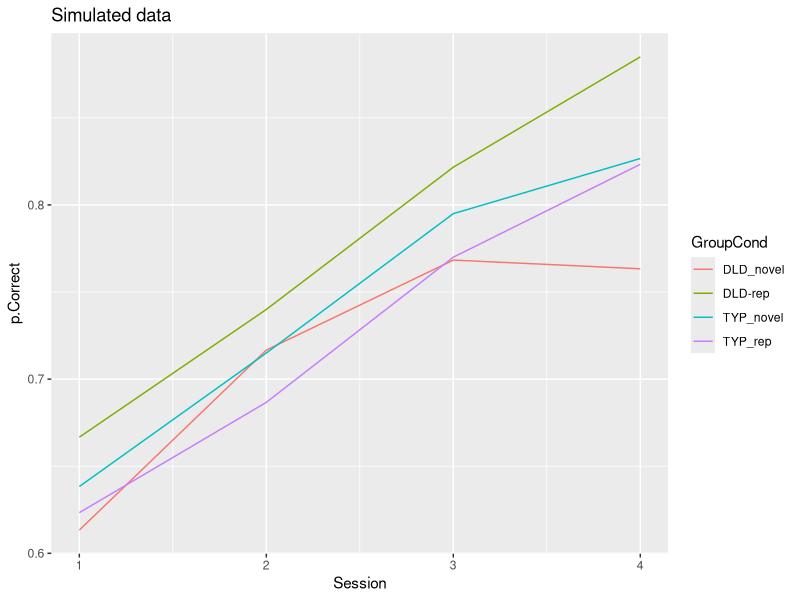

Generate this figure with R: (Note: this script raises an error after producing the figure.)
#=============================================================================================#
# R script for Treasure Hunt game (Adam and Dorothy) - 
#
# 09/10/2020
# based on Paul Thompson - 07/10-2020
#=============================================================================================#
# This is an implementation of a longitudinal model using generalized linear mixed effect model 
# (Binomial family - proportion as dependent var, but simulated as binary response to individual items
# then converted to proportion correct by session).
# 
# The  model has three random effects: [Paul please check I have this right!!]
# R1) random intercepts of individuals - this assumes that all subjects start at slightly different levels, but the variance will be very small as we would expect little difference at the start.
# R2) random slopes of individuals - learning rate varies between individuals
# R3) random intercepts for items

# We first considered power to detect different learning rates by Group (DLD or Typical) and 
# Condition (Repeated or Novel); in effect this is a 3 way interaction: Group x Condition x Session.
# Power for this was very low for the kinds of sample size/item set that was plausible.

# This led us to adopt instead a staged approach. 
# We run a series of pre-planned two-way analyses, correcting the alpha level to account for the number of tests

# Analysis A. Collapse across Condition, to test for effect of Group, Session and Group x Session.
# We expect a strong effect of Session. This would confirm that learning does occur in the study.
# Because Groups are initially selected for similar levels of comprehension, we expect,
# like Hsu and Bishop, that the Group term will be nonsignificant. 
# We do not have strong predictions about Group x Session.

# Analysis B. Our principal question is whether learning rate is affected by Condition in the DLD group.
# This is tested in an analysis that excludes the TD group, and focuses just on Session x Condition.

# Analysis C. We do not predict an effect of condition on learning in the TD group. 
# This is tested in an analysis parallel to Analysis B, that excludes the DLD group.

# We thus have a total of 5 comparisons. To maintain overall alpha at .05, we use alpha of .01 
# for each comparison.





# 





# Use Dorothy's simulation of the data to make as close as possible. Then fit GLMM approach.

#==============================================================================#
# Load required R packages
library(lme4)
library(dplyr)
library(plyr)
library(ggplot2)
library(ggeffects)
#==============================================================================#


#==============================================================================#

data_sims <- function(nItem, nsub, ncond, nsess, ngroup,allcondp,randsubs,randitems)
{
  #Now Vectorised!
  # nItem = Items per session per condition
  # nsub = subjects per group
  # ncond  = 2 conditions (repeated and non)
  # nsess  = 4 sessions
  # ngroup = 2 groups
  # randsubs = term that sets range for random subjects effect
  # randitems = term that sets range for rand items effect
  
  
  #We increment the probability of correct for each item of each type.
  #Rate of increase can vary by item type and group
  
  groupcode <- c('D','T') #group-1 is DLD ; group1 is TD
  condcode <-c(0,1) #cond0 is novel ; cond1 is repeated
  simdat<-expand.grid(1:nsub,groupcode,1:nsess,1:nItem,condcode)
  colnames(simdat) <- c('Subject','Group','Session','Item','Condition')
  w<-which(simdat$Group=='T')
  simdat$Subject[w] <- simdat$Subject[w]+nsub #codes must be different for subs in 2 groups, so add offset
  
  simdat$allorder<-simdat$Item + (simdat$Session-1)*nItem #order rather than item ID determines avg learning
  w<-which(simdat$Condition==1)
  simdat$Item[w] <- simdat$Item[w]+nItem #codes must be different for items in 2 conditions, so add offset - this is item identity, for random effects. We *could* make this more constant for the Repeated items, but because they do vary in distractors etc, better to make distinct for each one
  simdat$GroupCond <- simdat$Condition+1 #we need to set numeric codes for each combination in interaction in order to use vectorised formula. For 2 x 2, codes are 1,2,3,4
  w<-which(simdat$Group=='T')
  simdat$GroupCond[w]<-simdat$GroupCond[w]+2 #add 2 for group2, so get values 3-4
  
  simdat$Correct <- 1 #default response is correct
  myrands <- runif(nrow(simdat)) #uniform random numbers 0-1 for each row
  subeff<-runif((nsub*2),-randsubs,randsubs) #one effect per subject - range specified by randsubs; e.g. if randsubs is .1, then each subject has offset ranging from -.1 to .1
  itemeff<-runif(nItem*2,-randitems,randitems) #one effect per item - range specified by randitems
  simdat$allcondrow<-simdat$allorder+(simdat$Session-1)*nItem #serial order of this stimulus across all sessions
  
  #We now use predetermined allcondp table to lookup cutoff probability for each row's GroupCond combination.  The allcondp table can be created to give nonlinear and range-restricted values
  for(j in 1:nrow(simdat)){ #can't work out how to vectorise this!
    simdat$criticalp[j]<-allcondp[simdat$allorder[j],simdat$GroupCond[j]]
  }
  simdat$criticalp <- simdat$criticalp+subeff[simdat$Subject]+itemeff[simdat$Item]
  #previous line adds noise to the criticalp from subject and item effects
  simdat$Correct[simdat$criticalp<myrands]<-0
  return(simdat)
}
#==============================================================================#


makeallcondp<-function(nItem,nsess){
  basep <- .6 #starting avg probability correct for all items/subjects
  #group 1 is DLD, group 2= TD
  #myN is novel, myR is repeated
  finNgroupD <- .79 #item final p correct for each item in N condition/group1
  finNgroupT <- .85 #item final p correct for each item in N condition/group2
  finRgroupD <- .91 #item final p correct for each item in R condition/group1
  finRgroupT <- .85 #item final p correct for each item in R condition/group2
  #We use these values to create probability correct matrix
  #Updated version, use an exponential function for learning.
  #This was derived by trial and error:see plots for how this looks in practice
  startseq<-seq(0,.7,length.out=nItem*nsess) #range selected to give plausible range
  de <-1.49-dexp(startseq) #this function goes from 60% correct at start to 99% by final item
  basex <-startseq[max(which(de<basep))] #this is value of startseq corresponding to basep
  baseDN <- startseq[max(which(de<finNgroupD))]
  baseTN <- startseq[max(which(de<finNgroupT))]
  baseDR <- startseq[max(which(de<finRgroupD))]
  baseTR <- startseq[max(which(de<finRgroupT))]
  DN_p <- 1.49-dexp(seq(basex,baseDN,length.out=nItem*nsess))
  TN_p <- 1.49-dexp(seq(basex,baseTN,length.out=nItem*nsess))
  DR_p <- 1.49-dexp(seq(basex,baseDR,length.out=nItem*nsess))
  TR_p <- 1.49-dexp(seq(basex,baseTR,length.out=nItem*nsess))
  #item by item probability correct by item type N or R, and by group (1 or 2)
  allcondp <- data.frame(cbind(DN_p,DR_p,TN_p,TR_p))
  return(allcondp)
}
#==============================================================================#
# Use simulated data and fit model to first simulated data set.
nItem <- 20
nsub <- 30 # 
ncond <- 2
nsess <- 4
ngroup <- 2
randsubs <- .1
randitems <-.01
nsim <- 100
allcondp <- makeallcondp(nItem,nsess)

expdat <- data_sims(nItem, nsub, ncond, nsess, ngroup,allcondp,randsubs,randitems)

#now plot means
expdat2 <- aggregate(expdat$Correct,by=list(expdat$Session,expdat$Subject,expdat$Group,expdat$Condition,expdat$GroupCond),FUN=mean)
colnames(expdat2)<-c('Session','Subject','Group','Condition','GroupCond','p.Correct')
expdat2$GroupCond<-as.factor(expdat2$GroupCond)
levels(expdat2$GroupCond)<-c('DLD_novel','DLD-rep','TYP_novel','TYP_rep')
mymeans<-aggregate(expdat2$p.Correct,by=list(expdat2$Session,expdat2$GroupCond),FUN=mean)
colnames(mymeans)<-c('Session','GroupCond','p.Correct')
mymeans %>%
  ggplot( aes(x=Session, y=p.Correct, group=GroupCond, color=GroupCond)) +
  ggtitle('Simulated data')+
  geom_line()


fit1 <- glmer(p.Correct ~ 1+Condition*Session*Group  + (0 + Session | Subject), family = binomial, data = expdat2,weights=rep(nItem,nrow(expdat2)))


#=========================================================================#
# Plot the simulated data and the predicted model fit to compare to Dorothy's proposed idea of what the data look like.
dat<-ggpredict(fit1,c("Session","Group","Condition"),type="re") #Extract predicted values for the proportions
colnames(dat)<-c("Session", "p.Correct","std.error", "conf.low", "conf.high",  "Group", "Condition")

ggplot(dat,aes(x=Session,y=p.Correct,colour=Group,linetype=Condition))+geom_line()+theme_bw()

#====================================================================================================================#
# Power calculation! 
# 
# This is a completely difference concept as the power is to detect a difference in whether the slopes change 
# according to group:Condition or just no random slope.
#====================================================================================================================# 


# https://www.ncbi.nlm.nih.gov/pmc/articles/PMC4579019/ #Supplementary info 1.

fitsim2 <- function(i,nItem,nsub) {
  
  expdat <- data_sims(nItem, nsub, ncond, nsess, ngroup,allcondp,randsubs,randitems)
  
  
  #now aggregate means
  expdat2 <- aggregate(expdat$Correct,by=list(expdat$Session,expdat$Subject,expdat$Group,expdat$Condition,expdat$GroupCond),FUN=mean)
  colnames(expdat2)<-c('Session','Subject','Group','Condition','GroupCond','p.Correct')
  expdat2$GroupCond<-as.factor(expdat2$GroupCond)
  levels(expdat2$GroupCond)<-c('DLD_novel','DLD-rep','TYP_novel','TYP_rep')
  
  fit1 <- glmer(p.Correct ~ 1+Condition*Session*Group + (0 + Session | Subject), family = binomial, data = expdat2,weights=rep(nItem,nrow(expdat2)),control=glmerControl(optimizer="bobyqa", optCtrl=list(maxfun=2e5)))
  
  sumfit<-summary(fit1)
  
  tt <- getME(fit1,"theta")
  ll <- getME(fit1,"lower")
  singular<-min(tt[ll==0])
  pval1<-sumfit$coefficients['Session',4]
  pval2<-sumfit$coefficients['GroupT',4]
  pval3<-sumfit$coefficients['Session:GroupT',4]
  return(c(pval1,pval2,pval3,singular))
}

#####################################################################

#function for one group only
fitsim3 <- function(i,Nitem,nsub) {
  #we proceed by simulating the full data for 2 groups but then split it
  expdat <- data_sims(nItem, nsub, ncond, nsess, ngroup,allcondp,randsubs,randitems)
  
  for (mygroup in c('D','T'))  {
    expdatA <- expdat[expdat$Group==mygroup,]
    w<-which(colnames(expdatA) %in% c('Group','GroupCond'))
    expdatA<-expdatA[,-w]
    #now aggregate means
    expdat2 <- aggregate(expdatA$Correct,by=list(expdatA$Session,expdatA$Subject,expdatA$Condition),FUN=mean)
    colnames(expdat2)<-c('Session','Subject','Condition','p.Correct')
    
    fit1D <- glmer(p.Correct ~ 1+Condition*Session+ (0 + Session | Subject),
                   family = binomial, data = expdat2,weights=rep(nItem,nrow(expdat2)),
                   control=glmerControl(optimizer="bobyqa", optCtrl=list(maxfun=2e5)))
    
    sumfit<-summary(fit1D)
    
    tt <- getME(fit1,"theta")
    ll <- getME(fit1,"lower")
    singular5<-min(tt[ll==0])
    
    pval5<-sumfit$coefficients['Condition:Session',4] 
    #assign to pval5 but copy to pval4 if group = D
    if (mygroup=='D'){
      pval4<-pval5
      singular4<-singular5
    }
  } #next group
  return(c(pval4,pval5,singular4,singular5)) #pvals for both groups
}
#####################################################################

allnsub<-c(25,30)
allnitem<-c(16,20)


powerdf<-expand.grid(allnsub,allnitem)
colnames(powerdf)<-c('nsub','nitem')
#initialise columns to hold power values for the 5 comparisons of interest
powerdf$powSess <-NA
powerdf$powGp <-NA
powerdf$powGp.Sess<- NA
powerdf$DLD.Cond.Sess<-NA
powerdf$TD.Cond.Sess<-NA

myp <- .01 #adjusted alpha to allow for 5 contrasts

thisrow<-0 #initialise row for powerdf
for (nsub in allnsub){
  for (Nitem in allnitem){
    thisrow <- thisrow+1
    #Get first 3 power values from fitsim1
    pvals<-laply(seq(nsim),function(i){fitsim2(i,nItem, nsub)})
    powerdf$powSess[thisrow] <- mean(pvals[,1] < myp)
    powerdf$powGp[thisrow] <- mean(pvals[,2] < myp)
    powerdf$powGp.Sess[thisrow] <- mean(pvals[,3] < myp)
    
    pvals<-laply(seq(nsim),function(i){fitsim3(i,nItem, nsub)})
    powerdf$DLD.Cond.Sess[thisrow] <- mean(pvals[,1] < myp)
    powerdf$TD.Cond.Sess[thisrow] <- mean(pvals[,2] < myp)
  }
}
